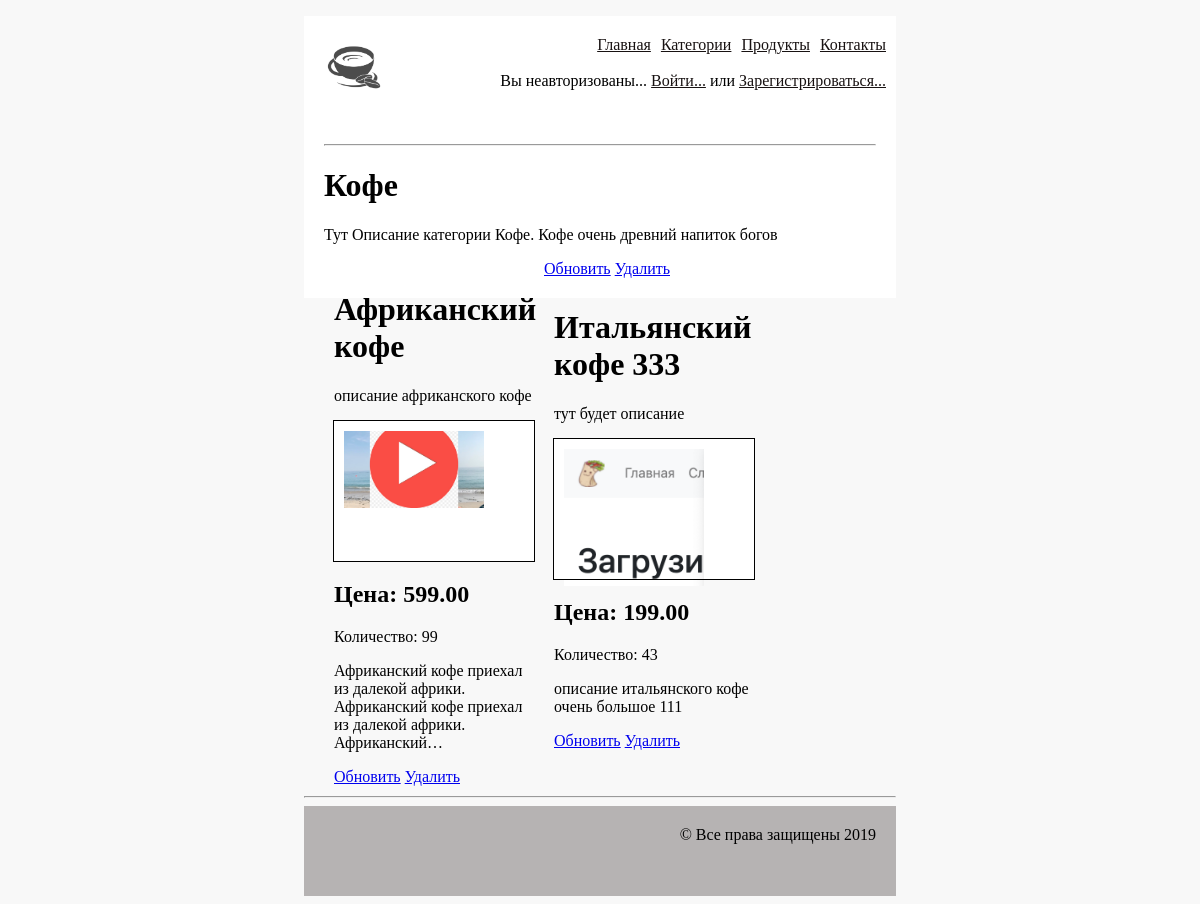
Page /category/2/ on the earlier database version.
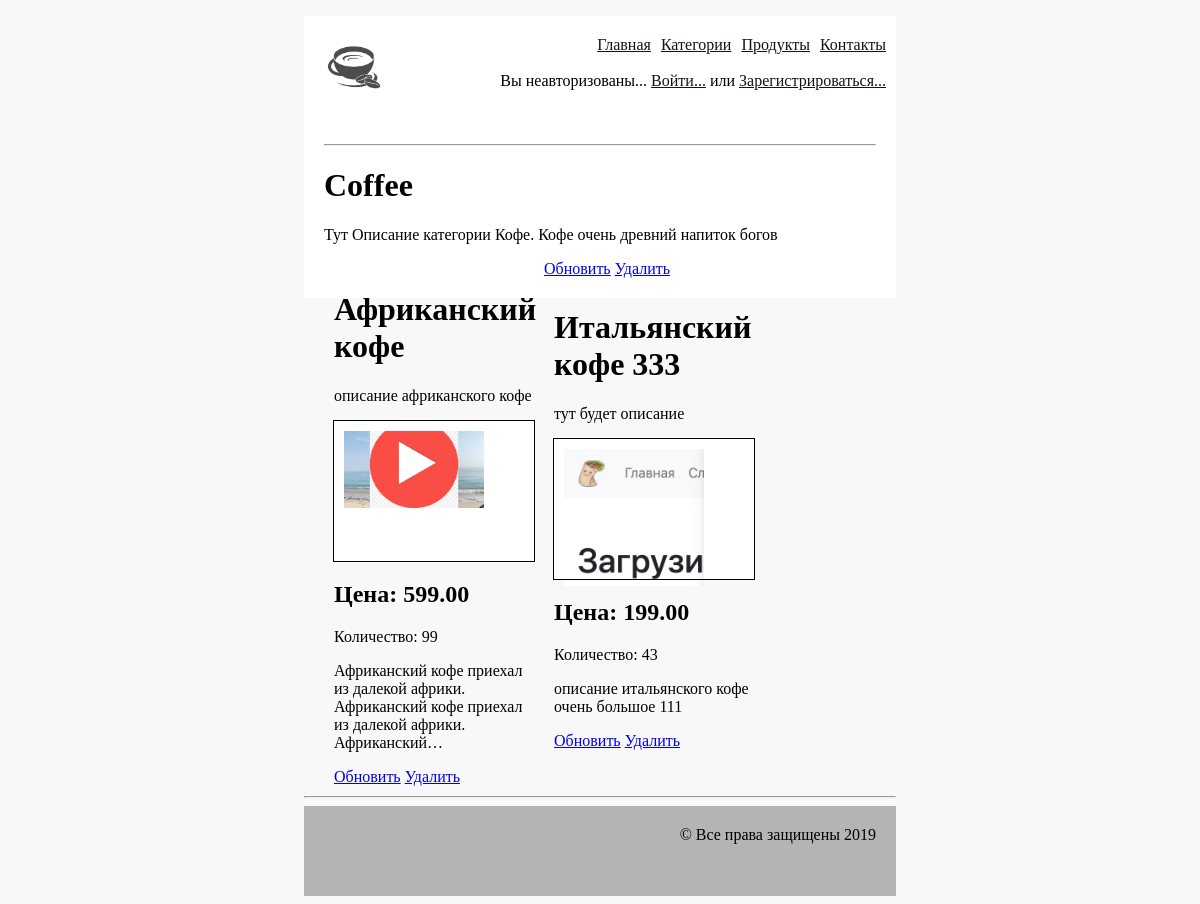
Same page on the later database version.
### products/models/ProductCategory.py (models this page shows, shortened)
class ProductCategory(models.Model):
    name = models.CharField(verbose_name='имя продукта', max_length=128, unique=True)
    description = models.TextField(verbose_name='описание продукта', blank=True)
    modified = models.DateTimeField(
        auto_now=True
    )
    created = models.DateTimeField(
        auto_now_add=True
    )

### products/views/category.py (the view)
class CategoryDetail(DetailView):
    model = ProductCategory
    template_name = 'category/detail.html'

### products/templates/category/detail.html (shortened to what this page needs)
{% extends "mainapp/base.html" %}
{% load staticfiles %}
{% block content %}
<div class="content">
    <hr>
    <h1>{{ object.name }}</h1>
    <p>{{ object.description }}</p>
    <a href="{% url 'category:update' pk=object.id %}">Обновить</a>
    <a href="{% url 'category:delete' pk=object.id %}">Удалить </a>
    {% for product in object.product_set.all %}
        {% include "components/product_item.html" with product=product %}
    {% endfor %}
</div>
<hr>
{% endblock content %}

Differences in the rows shown:
changed ProductCategory "Тут Описание категории Кофе. Кофе очень древний напиток богов": name "Кофе" → "Coffee"
